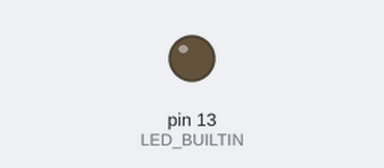
Simulated run of this sketch. Board: Arduino Uno, built with avr-gcc and run on an emulated ATmega328P. Parts: output pins drawn as LEDs (lit = HIGH).

Above: at 0.6 s.
At 2.95 s:
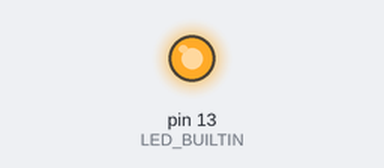
Timing chart, 0 to 3.5 s (numbered marks = the images above):
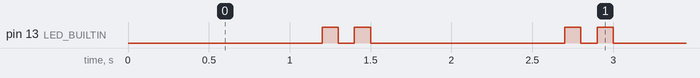

Measured:
- by itself, pin 13 (LED_BUILTIN): repeats every 1.5 s: LOW 0.10 s, HIGH 0.10 s, LOW 1.2 s, HIGH 0.10 s
- by itself, everything shown: repeats every 1.5 s, in 4 steps

The sketch:

011621_LabW2.ino
```cpp
void setup() {
  // put your setup code here, to run once:
  pinMode(LED_BUILTIN, OUTPUT);
}

void loop() {
  // put your main code here, to run repeatedly:
  digitalWrite(LED_BUILTIN, LOW);
  delay(1200);

  digitalWrite(LED_BUILTIN, HIGH); // intensity of LED
  delay(100); // delay until next blink
  digitalWrite(LED_BUILTIN, LOW);
  delay(100);
  digitalWrite(LED_BUILTIN, HIGH);
  delay(100);
}
```
